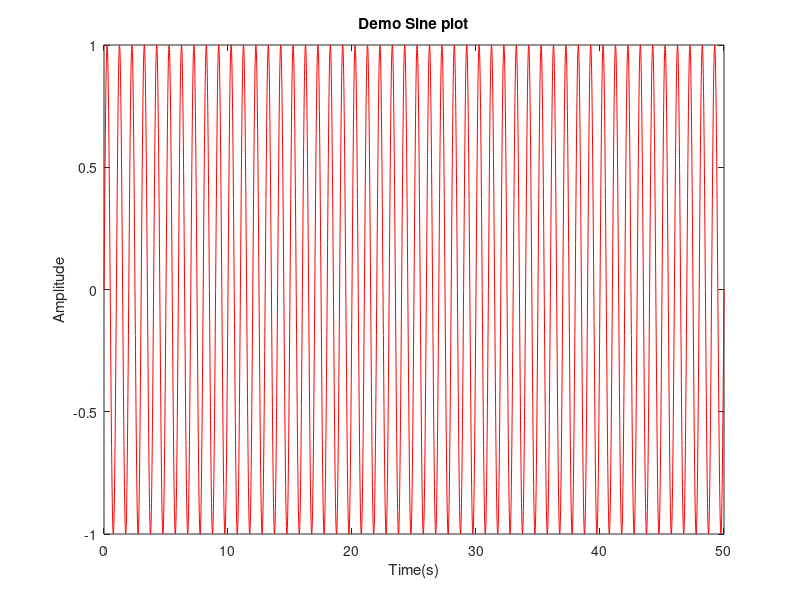

Here is the MATLAB script that generated this plot:
%Plot script
%This script looks at making a plot

close all
clear all

offset = 0; %sine wave offset
phase = 0;  %sine wave phase
freq = 1;  %frequency
w = 2*pi*freq; %omega value for sine wave
step_factor = 0.01;  %For line 12
t = 0:step_factor:50;  %Start from 0, step upwards by step_factor until you reach 50
y = sin(w*t+phase)+offset;

fprintf('w = %.3f\n',w) %fprintf is a function that operates exactly like printf in C
% http://www.cs.utah.edu/~germain/PPS/Topics/Matlab/fprintf.html has more
% information regarding this


figure  %function that calls for a new figure, figures are simply plots
plot(t,y,'r') %%plotting t vs y, with red solid line
ylabel('Amplitude') %Sets a Label on y axis
xlabel('Time(s)') %Sets a Label on x axis
title('Demo Sine plot') %Puts a title on the graph
%Note that the figure display functions are after the plot function is
%called

